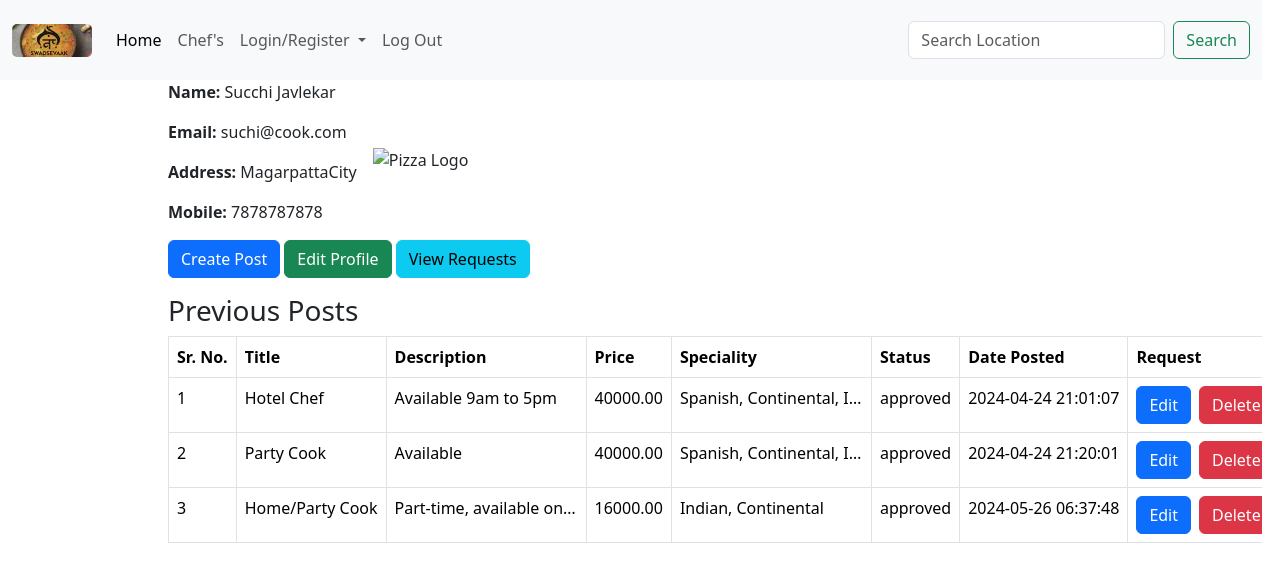
Page /chefprofile.php (signed in) on the committed database.
### tables this page shows
CREATE TABLE `chef` (
  `chef_id` int(11) NOT NULL,
  `name` varchar(255) NOT NULL,
  `email` varchar(255) NOT NULL,
  `mobile` bigint(10) NOT NULL,
  `address` text NOT NULL,
  `password` varchar(16) NOT NULL,
  `cpassword` varchar(16) NOT NULL
);

CREATE TABLE `posts` (
  `id` int(11) NOT NULL,
  `title` varchar(255) NOT NULL,
  `description` text NOT NULL,
  `price` decimal(10,2) NOT NULL,
  `speciality` varchar(100) NOT NULL,
  `chef_id` int(11) NOT NULL,
  `status` varchar(50) DEFAULT 'Pending',
  `date_posted` timestamp NOT NULL DEFAULT current_timestamp()
);

### chefprofile.php (the view, shortened to what this page needs)
<?php
include('dbconnect.php');
$email = $_SESSION['email'];
$sqlChef = "SELECT * FROM chef WHERE email='$email'";
$resultChef = mysqli_query($conn, $sqlChef);
$rowChef = mysqli_fetch_assoc($resultChef);
$chefId = $rowChef['chef_id'];
$sqlPosts = "SELECT * FROM posts WHERE chef_id='$chefId'";
$resultPosts = mysqli_query($conn, $sqlPosts);
?>
<!DOCTYPE html>
<html lang="en">
<head>
    <link href="https://cdn.jsdelivr.net/npm/bootstrap@5.3.3/dist/css/bootstrap.min.css" rel="stylesheet">
</head>
<body>
    <?php include("nav.php") ?>
    <div class="container">
        <div class="row justify-content-center">
            <div class="col-md-10">
                <div class="logo-container">
                        <div>
                            <p><strong>Name:</strong> <?php echo $rowChef['name']; ?></p>
                            <p><strong>Email:</strong> <?php echo $rowChef['email']; ?></p>
                            <p><strong>Address:</strong> <?php echo $rowChef['address']; ?></p>
                            <p><strong>Mobile:</strong> <?php echo $rowChef['mobile']; ?></p>
                        </div>
                        <img src="./images/logo2.png" alt="Pizza Logo" class="logo ms-3">
                    </div>
                <a href="createpost.php" class="btn btn-primary mb-3">Create Post</a>
                <a href="editprofilechef.php" class="btn btn-success mb-3">Edit Profile</a>
                <a href="viewrequests.php" class="btn btn-info mb-3">View Requests</a>
                <h3>Previous Posts</h3>
                <table class="table table-bordered">
                    <thead>
                        <tr>
                            <th>Sr. No.</th>
                            <th>Title</th>
                            <th>Description</th>
                            <th>Price</th>
                            <th>Speciality</th>
                            <th>Status</th>
                            <th>Date Posted</th>
                            <th>Request</th>
                        </tr>
                    </thead>
                    <tbody>
                    <?php
                        if(mysqli_num_rows($resultPosts) > 0) {
                            $count = 1;
                            while($post_row = mysqli_fetch_assoc($resultPosts)) {
                                echo "<tr>";
                                echo "<td>{$count}</td>";
                                echo "<td>{$post_row['title']}</td>";
                                echo "<td>{$post_row['description']}</td>";
                                echo "<td>{$post_row['price']}</td>";
                                echo "<td>{$post_row['speciality']}</td>";
                                echo "<td>{$post_row['status']}</td>";
                                echo "<td>{$post_row['date_posted']}</td>";
                                echo "<td>";
                                echo "<a href='edit_post.php?id={$post_row['id']}' class='btn btn-primary'>Edit</a>";
                                echo "<a href='delete_post.php?id={$post_row['id']}' class='btn btn-danger ms-2'>Delete</a>";
                                echo "</td>";
                                echo "</tr>";
                                $count++;
                            }
                        } else {
                            echo "<tr><td colspan='8'>No previous posts found.</td></tr>";
                        }
                        ?>
                    </tbody>
                </table>
            </div>
        </div>
    </div>
</body>
</html>

### chefprofile.php (style rules this page uses)
.table { width: 100%; }
.table td, .table th { white-space: nowrap; overflow: hidden; text-overflow: ellipsis; max-width: 200px; }
.logo-container { display: flex; align-items: center; }
.logo { max-width: 200px; max-height: 200px; }

### rows in the picture
chef: name "Succhi Javlekar", email "suchi@cook.com", address "MagarpattaCity", mobile "7878787878"
posts: title "Hotel Chef", description "Available 9am to 5pm", price "40000.00", speciality "Spanish, Continental, I…", status "approved", date_posted "2024-04-24 21:01:07"
posts: title "Party Cook", description "Available", price "40000.00", speciality "Spanish, Continental, I…", status "approved", date_posted "2024-04-24 21:20:01"
posts: title "Home/Party Cook", description "Part-time, available on…", price "16000.00", speciality "Indian, Continental", status "approved", date_posted "2024-05-26 06:37:48"
